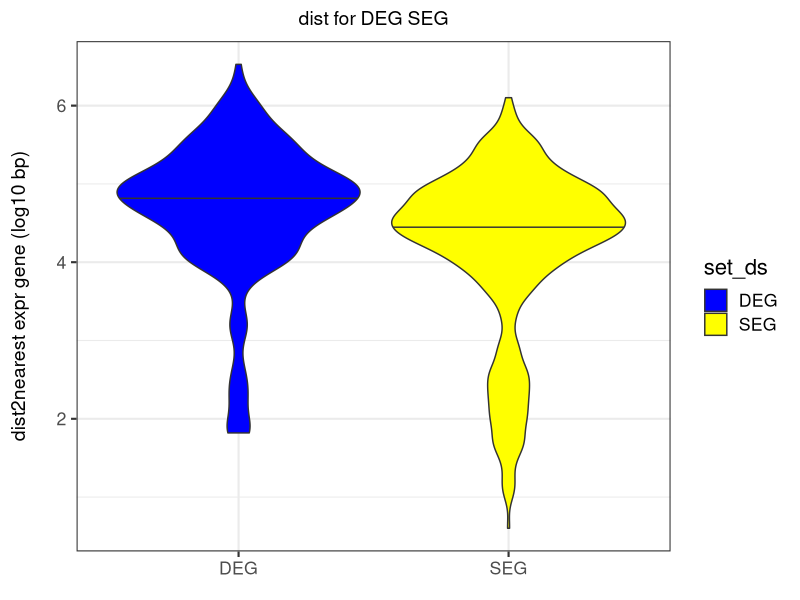
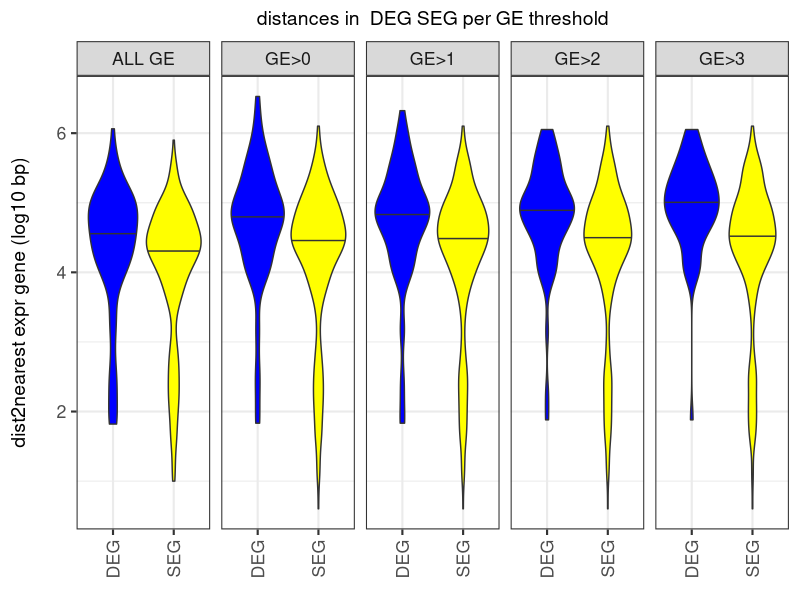
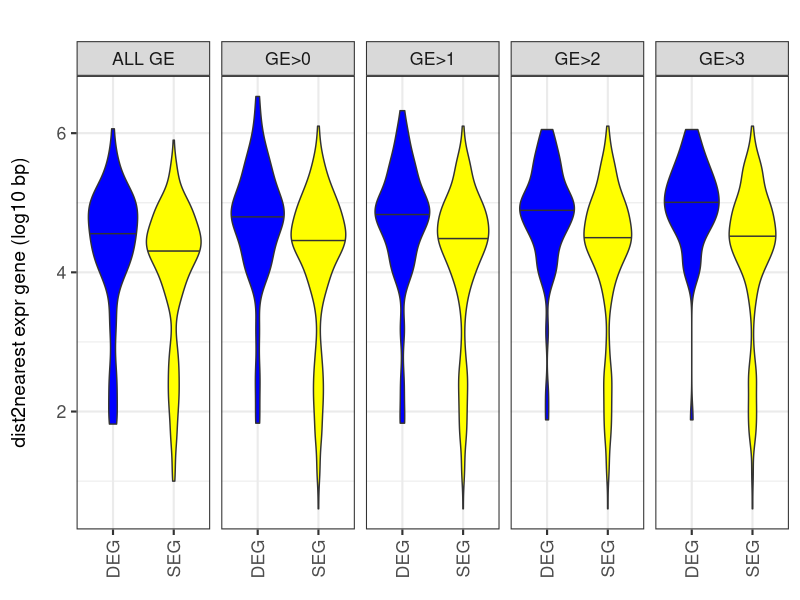
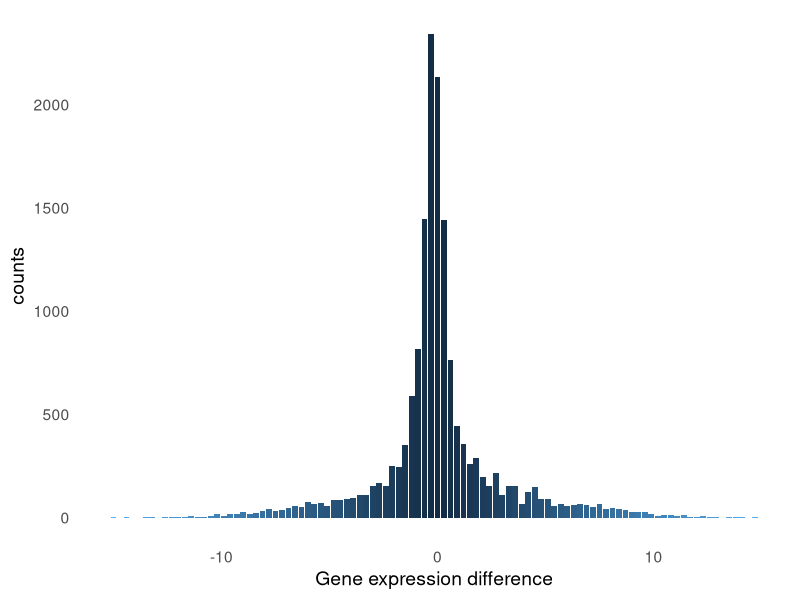
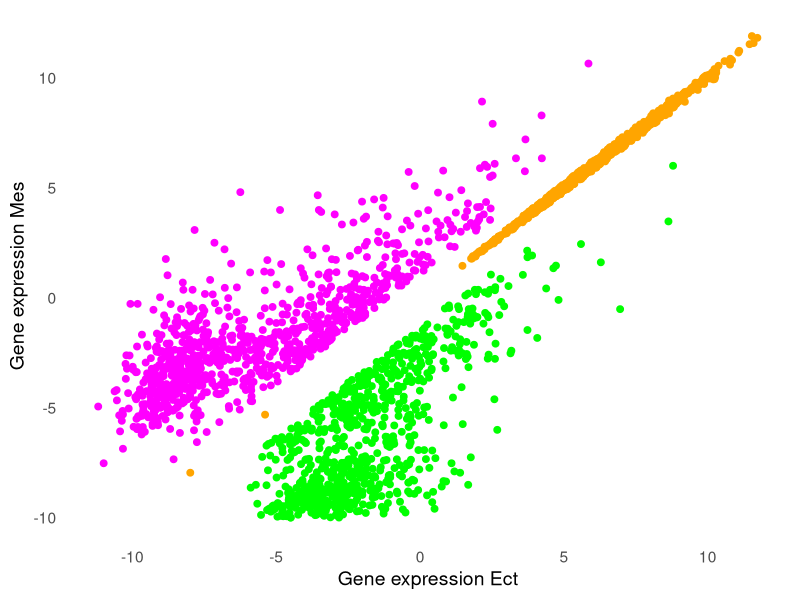
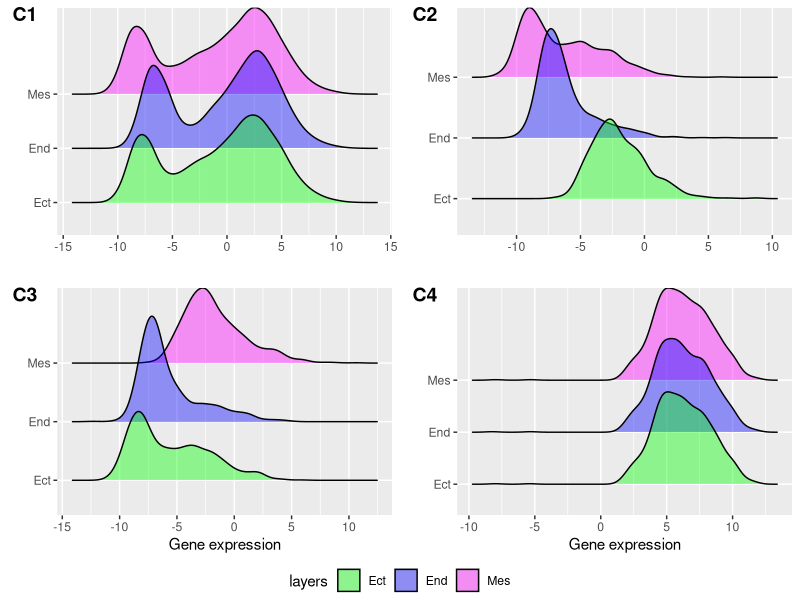
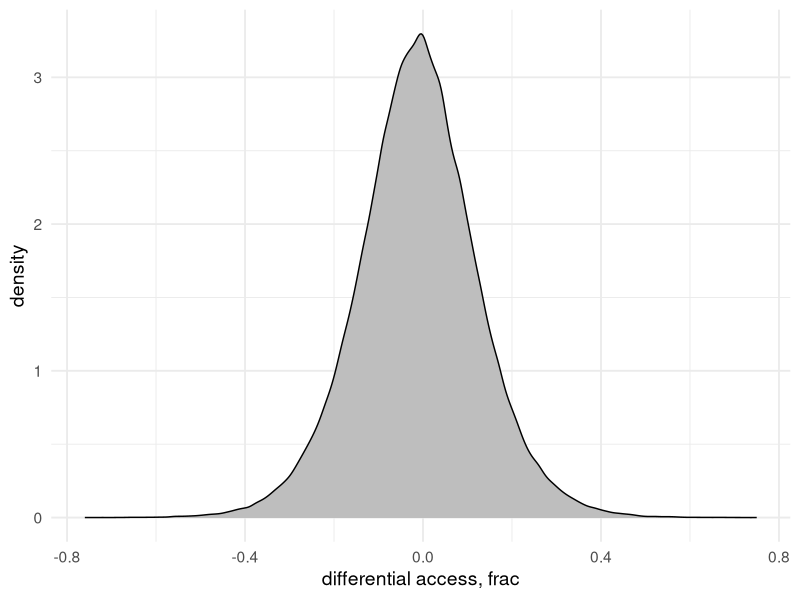
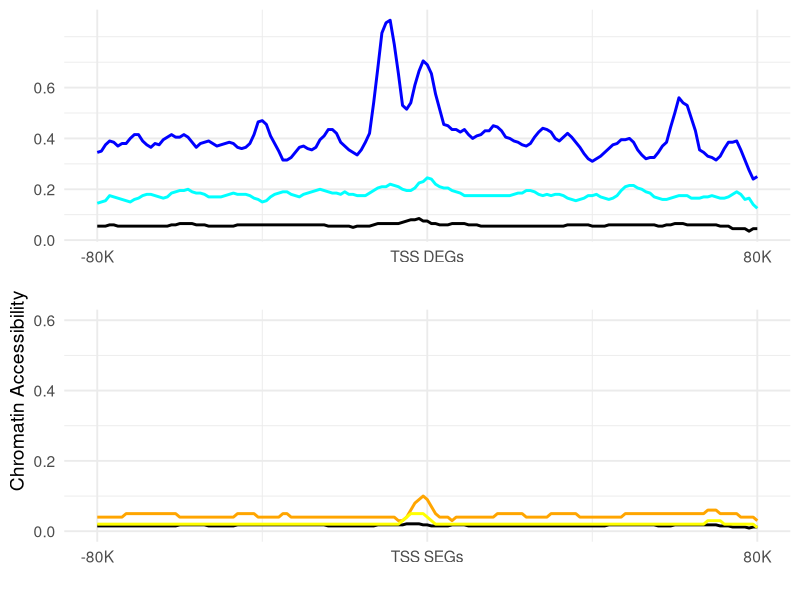

Write R code to recreate these figures, in order. (Note: this script raises an error after producing the figures.)
## ---- chunk 1
library(reshape2)
library(ggplot2)
library(tidyverse)
library(gridExtra)
library(tidyr)
library(ggpubr)
library("readxl")
library(datasets)  
library(purrr)
library(ggridges)
## ---- chunk 2
read_tsv("data_figures/DEG_SEG_dist_thrE.txt")->DEG_SEG_dist_thr

DEG_SEG_dist_thr%>%
    ggplot(aes(set_ds, log.dist, fill = set_ds)) +
    geom_violin(draw_quantiles = 0.5) +
    theme_bw(base_size = 16) +
    scale_fill_manual(values = c("blue","yellow")) +
        ylab("dist2nearest expr gene (log10 bp)\n") +
    xlab(element_blank()) +
    theme(axis.title.y = element_text(size = 14), plot.title = element_text(size = 14, hjust = 0.5)) + 
    ggtitle("dist for DEG SEG") -> v2ds.deg
  v2ds.deg #all thr dumpted together

v2ds.deg+facet_grid(~thrGE)+ theme(legend.position = "none")+theme(axis.text.x=element_text(angle=90,hjust=1,vjust=0.5)) ->v02
v02+ggtitle("distances in  DEG SEG per GE threshold")
#------------------------no title
v02+ggtitle("")
## ---- chunk 3
#---------------------Fig2.A
read_tsv("data_figures/pw_DEG_histo.txt")->diff
#head(diff)

pdiff<- ggplot(diff, aes (x=GE_diff, y=freq, fill=abs(GE_diff))) +
  geom_bar(stat='identity',show.legend = FALSE)+
  scale_colour_gradient2()+
  theme_minimal(base_size = 14)+
  theme(panel.grid.major = element_blank(), panel.grid.minor = element_blank())+
  #ggtitle("A or C")+
  xlab("Gene expression difference")+
  ylab("counts")
pdiff

## ---- chunk 4
read_tsv("data_figures/scat_sim.txt")->scat_sim
#head(scat_sim)

read_tsv("data_figures/scat_ect.txt")->scat_ect
#head(scat_ect)

read_tsv("data_figures/scat_mes.txt")->scat_mes
#head(scat_mes)

pp<- ggplot(scat_sim, aes (x=ge_ect,y=ge_mes)) +
  geom_point(size=2,color="orange")+
  geom_point(data = scat_ect,color="green",size=2)+
  geom_point(data = scat_mes,color="magenta",size=2)+
  ylim(-10, 12)+
  theme_minimal(base_size = 14)+
  theme(panel.grid.major = element_blank(), panel.grid.minor = element_blank())+
  #ggtitle("C")+
  xlab("Gene expression Ect")+
  ylab("Gene expression Mes")
pp
## ---- chunk 5

read_tsv("data_figures/GE_long_SEG.txt")->Sim


pd4<- ggplot(Sim, aes(x = GE, y = layer,fill=layer)) +    geom_density_ridges(
       aes(point_fill = layer, point_shape = layer),
       alpha = .4) +
       xlab("Gene expression")+
       ylab(" ")+
       scale_fill_manual(values = c("green", "blue","magenta"))
#pd4

#-------------------------------all genes

read_tsv("data_figures/GE_long_ALL.txt")->ALL


pd1<- ggplot(ALL, aes(x = v, y = layers,fill=layers)) +    geom_density_ridges(
       aes(point_fill = layers, point_shape = layers),
       alpha = .4) +
       xlab(" ")+
       ylab(" ")+
       scale_fill_manual(values = c("green", "blue","magenta"))
 #, labels = c("female", "male","unknown")) 
#pd1

#---------------------DifEct
read_tsv("data_figures/GE_long_DifEct.txt")->DifEct

pd2<- ggplot(DifEct, aes(x = GE, y = layer,fill=layer)) +    geom_density_ridges(
       aes(point_fill = layer, point_shape = layer),
       alpha = .4) +
       xlab(" ")+
       ylab(" ")+
       scale_fill_manual(values = c("green", "blue","magenta"))
 #, labels = c("female", "male","unknown")) 
#pd2

#--------------------Dif Mes
read_tsv("data_figures/GE_long_DifMes.txt")->DifMes

pd3<- ggplot(DifMes, aes(x = GE, y = layer,fill=layer)) +    geom_density_ridges(
       aes(point_fill = layer, point_shape = layer),
       alpha = .4) +
       xlab("Gene expression")+
  ylab(" ")+
       scale_fill_manual(values = c("green", "blue","magenta"))
 #, labels = c("female", "male","unknown")) 
#pd3
## ---- chunk 6
pE <-
  ggarrange( pd1, pd2, pd3, pd4, labels = c("C1","C2","C3", "C4"),
           common.legend = TRUE, legend = "bottom"
  )
pE
## ---- chunk 7
read_tsv("data_figures/da_win_pw_chr1.txt")->da_win

#head(da_win)

pDAR<-  ggplot(da_win, aes(diff_access))+
  #geom_bar(stat='identity')
  geom_density(fill='grey')+
  #ggtitle("Differential access,100bp win       Ect vs Meso")+
  theme_minimal(base_size = 14)+
  ylab("density")+
  xlab("differential access, frac")
pDAR

## ---- chunk 8
read_tsv("data_figures/histTSS_DEG.txt")->histTSS_DEG
head(histTSS_DEG)

#-------------------histo SEG

ps <- ggplot(histTSS_DEG, aes(x=TSS_vic, y=freqSEG, colour=type_SEG)) + 
   #geom_bar(stat='identity',show.legend = FALSE)+

    geom_line(size=1,show.legend = FALSE)+
    scale_colour_manual(values=c("black","orange","yellow"))+
    
    theme_minimal(base_size=14)+
    ylim(0,0.6)+
     #ylab("normalised chromatin access count")+
    xlab(" ") + 
    ylab(" ")+
   ylab("              Chromatin Accessibility")+
     #ylab("Normalised per gene Chromat Access count ")+
    theme(legend.title = element_blank())
  
  ps<-ps+scale_x_continuous(breaks=seq(-80000,80000,80000),labels=c("-80K", "TSS SEGs", "80K"))
  
  #ps
  
  #pp<-grid.arrange(pe, pm, ps, ncol=1)
  #pp + theme(legend.title = element_blank())
  
  #---------------------DEG TSS
  
pm <- ggplot(histTSS_DEG, aes(x=TSS_vic, y=freqDEG, colour=type_DEG))+ geom_line(size=1,show.legend = FALSE)+
  scale_colour_manual(values=c("black","blue","cyan"))+
  #xlim(-80000,80000)+
  theme_minimal(base_size=14)+
  xlab(" ") + 
  ylab(" ")+
 #ylab("Chromatin Accessibility")+
  scale_y_continuous(breaks=seq(-0,0.6,0.2))+
  theme(legend.title = element_blank())
#pm
    pm<-pm+scale_x_continuous(breaks=seq(-80000,80000,80000),labels=c("-80K", "TSS DEGs","80K"))
  
  #--------------------------together
  
  pp<-grid.arrange(pm, ps, ncol=1)
pp

## ---- chunk 9
read_tsv("data_figures/DAR_aroundH3K27ac_Mes_20K.txt")->dar_enh

pmd<- ggplot(dar_enh, aes(bin,line))+
  geom_line(color="blue",size=1) +
  ylim(0, 200)+
 #ggtile("DARM normalised counts around H3K27acMes") 
  
  xlab(" ")+
  ylab("normalised DAR counts ")+
  theme_minimal(base_size=13)

  pmd<-pmd+scale_x_continuous(breaks=seq(-20,20,20),labels=c("-20K", "H3K27ac","20K"))
  
## ---- chunk 10
read_tsv("data_figures/DAR_aroundH3K27ac_Mes_SW_20K.txt")->dar_enh_sw


pmds<- ggplot(dar_enh_sw, aes(bin,line))+
  geom_line(color="blue",size=1) +
  ylim(0, 200)+
 #ggtile("DAR  normalised counts around H3K27ac") 
  xlab(" ")+
  ylab("normalised DAR counts,swapped ")+
  theme_minimal(base_size=13)

  pmds<-pmds+scale_x_continuous(breaks=seq(-20,20,20),labels=c("-20K", "H3K27ac","20K"))
   

## ---- chunk 11

 # penh<-grid.arrange(pmd, pmds, ncol=1)
penh<-grid.arrange(pmd, pmds, nrow=1)
penh

## ---- chunk 12
dmr_enh<-read_tsv("data_figures/DMR_end_H3k27ac_End_20K_data.txt")

pdmr_end_enh <- ggplot(dmr_enh, aes(x=bin, y=count)) + 
  geom_line(colour="cyan",size=1,show.legend = FALSE)+
  theme_classic(base_size=13)+
  xlab(" ") +
  ylab("DMR count")
 
  pdmr_end_enh<-pdmr_end_enh+scale_x_continuous(breaks=seq(-10000,10000,10000),labels=c("-10K", "H3K27ac","10K"))
 #pdmr_end_enh

## ---- chunk 13

dmr_enh<-read_tsv("data_figures/DMR_end_DAR_End_20K_data.txt")
pdmr_end_dar <- ggplot(dmr_dar, aes(x=bin, y=count)) + 
  geom_line(colour="black",size=1,show.legend = FALSE)+
  theme_classic(base_size=13)+
  #xlab("H3K27ac vicinity") +
  ylab("DMR count")+
  xlab("")
 
  pdmr_end_dar<-pdmr_end_dar+scale_x_continuous(breaks=seq(-10000,10000,10000),labels=c("-10K", "DAR","10K"))
 #pdmr_end

## ---- chunk 14

 
pdmr<-grid.arrange(pdmr_end_dar, pdmr_end_enh, nrow=1)
pdmr

